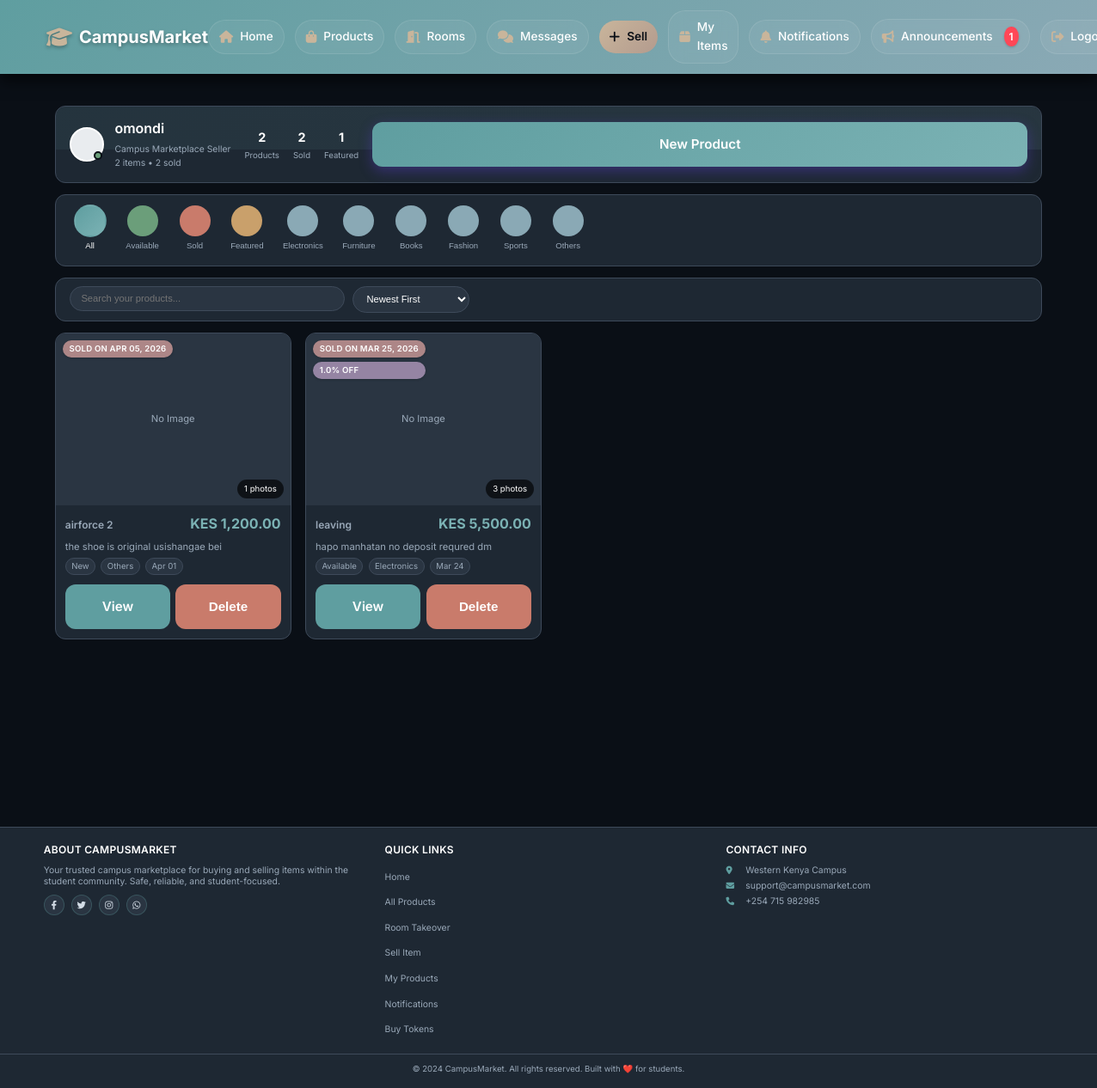
The page /my-products (signed in) on the database its author committed.
### app/models.py (models this page shows, shortened)
class User(UserMixin, db.Model):
    __tablename__ = 'users'
    id = db.Column(db.Integer, primary_key=True)
    username = db.Column(db.String(80), unique=True, nullable=False)
    email = db.Column(db.String(120), unique=True, nullable=False)
    password_hash = db.Column(db.String(128))
    phone = db.Column(db.String(20))
    created_at = db.Column(db.DateTime, default=datetime.utcnow)
    google_id = db.Column(db.String(100), unique=True, nullable=True)
    profile_picture = db.Column(db.String(500), nullable=True)
    products = db.relationship('Product',
        foreign_keys='Product.seller_id',
        back_populates='seller',
        lazy=True
    )
    payments = db.relationship('Payment',
        back_populates='payment_user',
        lazy=True
    )
    phone_number = db.Column(db.String(20))
    campus_location = db.Column(db.String(100))
    hostel_name = db.Column(db.String(100))
    hostel_room = db.Column(db.String(20))
    whatsapp_number = db.Column(db.String(20))
    show_contact_details = db.Column(db.Boolean, default=True)
    contact_preference = db.Column(db.String(20), default='whatsapp')
    is_admin = db.Column(db.Boolean, default=False)
    conversations_as_buyer = db.relationship('Chat',
        foreign_keys='Chat.buyer_id',
        back_populates='buyer',
        lazy=True,
        cascade='all, delete-orphan'
    )
    conversations_as_seller = db.relationship('Chat',
        foreign_keys='Chat.seller_id',
        back_populates='seller',
        lazy=True,
        cascade='all, delete-orphan'
    )
    sent_messages = db.relationship('Message',
        foreign_keys='Message.sender_id',
        back_populates='sender',
        lazy=True,
        cascade='all, delete-orphan'
    )
    sent_offers = db.relationship('Offer',
        foreign_keys='Offer.buyer_id',
        back_populates='offer_buyer',
        lazy=True
    )
    received_offers = db.relationship('Offer',
        foreign_keys='Offer.seller_id',
        back_populates='offer_seller',
        lazy=True
    )

class Category(db.Model):
    __tablename__ = 'categories'
    id = db.Column(db.Integer, primary_key=True)
    name = db.Column(db.String(100), nullable=False)
    description = db.Column(db.Text)
    products = db.relationship('Product', back_populates='category', lazy=True)

class Product(db.Model):
    __tablename__ = 'products'
    id = db.Column(db.Integer, primary_key=True)
    title = db.Column(db.String(100), nullable=False)
    description = db.Column(db.Text)
    price = db.Column(db.Float, nullable=False)
    condition = db.Column(db.String(20))
    contact_info = db.Column(db.Text)
    is_fast_moving = db.Column(db.Boolean, default=False)
    is_active = db.Column(db.Boolean, default=True)
    is_sold = db.Column(db.Boolean, default=False)
    Token = db.Column(db.Float, nullable=False)
    category_id = db.Column(db.Integer, db.ForeignKey('categories.id'), nullable=False)
    seller_id = db.Column(db.Integer, db.ForeignKey('users.id'), nullable=False)
    image_group_id = db.Column(db.Integer, db.ForeignKey('product_image_groups.id'), nullable=True)
    created_at = db.Column(db.DateTime, default=datetime.utcnow)
    updated_at = db.Column(db.DateTime, default=datetime.utcnow, onupdate=datetime.utcnow)
    hostel_name = db.Column(db.String(100), nullable=False, default='')
    location = db.Column(db.String(100), nullable=False, default='')
    leave_date = db.Column(db.DateTime, nullable=False, default=datetime.utcnow)
    room_type = db.Column(db.String(20), default='single')
    deposit = db.Column(db.Float, default=0)
    commission_percentage = db.Column(db.Float, default=0)
    is_commission_listing = db.Column(db.Boolean, default=False)
    status = db.Column(db.String(20), default='available')
    agreement_user_id = db.Column(db.Integer, db.ForeignKey('users.id'), nullable=True)
    agreement_expires_at = db.Column(db.DateTime, nullable=True)
    booked_at = db.Column(db.DateTime, nullable=True)
    total_unlocks = db.Column(db.Integer, default=0)
    last_interest_update = db.Column(db.DateTime, default=datetime.utcnow)
    payments = db.relationship('Payment', back_populates='product', lazy=True, cascade="all, delete-orphan")
    chats = db.relationship('Chat', back_populates='product', lazy=True, cascade='all, delete-orphan')
    offers = db.relationship('Offer', back_populates='product', lazy=True, cascade='all, delete-orphan')
    agreement_user = db.relationship('User', foreign_keys=[agreement_user_id])
    category = db.relationship('Category', back_populates='products')
    seller = db.relationship('User', foreign_keys=[seller_id], back_populates='products')
    image_group = db.relationship('ProductImageGroup', back_populates='product')
    @property
    def image(self):
        if self.image_group and self.image_group.images:
            return self.image_group.images[0].filename
        return None
    @property
    def images(self):
        if self.image_group:
            return self.image_group.images
        return []

### app/products/routes.py (the view)
@products_bp.route('/my-products')
@cache.cached(timeout=60)
@login_required
def my_products_list():
    products = Product.query.filter_by(seller_id=current_user.id).order_by(Product.created_at.desc()).all()
    categories = Category.query.all()
    return render_template('products/my_products.html', products=products, categories=categories)

### app/templates/products/my_products.html (shortened to what this page needs)
{% extends "base.html" %}
{% block content %}
<div class="my-products-container">
    <div class="profile-header">
        <div class="header-background"></div>
        <div class="header-content">
            <div class="profile-main">
                <div class="profile-avatar">
                    <div class="avatar-circle"></div>
                    <div class="online-indicator"></div>
                </div>
                <div class="profile-details">
                    <h1 class="profile-name">{{ current_user.username }}</h1>
                    <div class="profile-bio">
                        <p>Campus Marketplace Seller</p>
                        <p>{{ products|length }} items • {{ products|selectattr('is_sold')|list|length }} sold</p>
                    </div>
                </div>
            </div>
            <div class="profile-stats">
                <div class="stat">
                    <span class="stat-number">{{ products|length }}</span>
                    <span class="stat-label">Products</span>
                </div>
                <div class="stat">
                    <span class="stat-number">{{ products|selectattr('is_sold')|list|length }}</span>
                    <span class="stat-label">Sold</span>
                </div>
                <div class="stat">
                    <span class="stat-number">{{ products|selectattr('is_fast_moving')|list|length }}</span>
                    <span class="stat-label">Featured</span>
                </div>
            </div>
            <a href="{{ url_for('products.create_product') }}" class="btn btn-primary add-product-btn">
                New Product
            </a>
        </div>
    </div>
    <div class="filter-tabs">
        <div class="filter-scroll">
            <button class="filter-btn active" data-filter="all">
                <div class="filter-circle all-circle"></div>
                <span>All</span>
            </button>
            <button class="filter-btn" data-filter="available">
                <div class="filter-circle available-circle"></div>
                <span>Available</span>
            </button>
            <button class="filter-btn" data-filter="sold">
                <div class="filter-circle sold-circle"></div>
                <span>Sold</span>
            </button>
            <button class="filter-btn" data-filter="featured">
                <div class="filter-circle featured-circle"></div>
                <span>Featured</span>
            </button>
            {% for category in categories %}
            <button class="filter-btn" data-filter="{{ category.name }}">
                <div class="filter-circle category-circle"></div>
                <span>{{ category.name }}</span>
            </button>
            {% endfor %}
        </div>
    </div>
    <div class="search-sort-bar">
        <div class="search-container">
            <input type="text" id="searchInput" placeholder="Search your products...">
        </div>
        <div class="sort-container">
            <select id="sortSelect" class="sort-select">
                <option value="newest">Newest First</option>
            </select>
        </div>
    </div>
    <div class="products-section">
        {% if products %}
            <div class="products-grid" id="productsGrid">
                {% for product in products %}
                    <div class="product-card"
                         data-status="{{ 'sold' if product.is_sold else 'available' }}"
                         data-category="{{ product.category.name if product.category else 'Other' }}"
                         data-featured="{{ 'true' if product.is_fast_moving else 'false' }}"
                         data-name="{{ product.title.lower() }}"
                         data-price="{{ product.price }}"
                         data-date="{{ product.created_at.timestamp() }}"
                         data-product-id="{{ product.id }}">
                        <div class="product-image-section" onclick="openImageGallery({{ product.id }}, [
                            {% if product.image %}
                                '{{ url_for('static', filename='uploads/product_images/' + product.image) }}'
                                {% if product.images %}
                                    {% for img in product.images %}
                                        , '{{ url_for('static', filename='uploads/product_images/' + img.filename) }}'
                                    {% endfor %}
                                {% endif %}
                            {% endif %}
                        ])">
                            <div class="product-image-placeholder {% if product.image %}hidden{% endif %}">
                                <span>No Image</span>
                            </div>
                            <div class="product-badges">
                                {% if product.is_sold %}
                                <div class="badge sold">
                                    <span>Sold on {{ product.updated_at.strftime('%b %d, %Y') if product.updated_at else product.created_at.strftime('%b %d, %Y') }}</span>
                                </div>
                                {% elif product.is_fast_moving %}
                                <div class="badge featured">
                                    <span>Featured</span>
                                </div>
                                {% endif %}
                                {% if product.Token and product.Token > 0 %}
                                <div class="badge discount">
                                    <span>{{ product.Token }}% OFF</span>
                                </div>
                                {% endif %}
                            </div>
                            {% if product.images %}
                            <div class="multiple-images-indicator">
                                <span>{{ product.images|length }} photos</span>
                            </div>
                            {% endif %}
                        </div>
                        <div class="product-content">
                            <div class="product-header">
                                <h3 class="product-title">{{ product.title }}</h3>
                                <div class="product-price">KES {{ "{:,.2f}".format(product.price) }}</div>
                            </div>
                            <p class="product-description">
                                {{ product.description[:120] }}{% if product.description|length > 120 %}...{% endif %}
                            </p>
                            <div class="product-meta">
                                <span class="meta-item">{{ product.condition|replace('_', ' ')|title }}</span>
                                <span class="meta-item">{{ product.category.name if product.category else 'General' }}</span>
                                <span class="meta-item">{{ product.created_at.strftime('%b %d') }}</span>
                            </div>
                            <div class="product-actions">
                                <a href="{{ url_for('products.view_product', product_id=product.id) }}" class="btn btn-view">View</a>
                                <button class="btn btn-delete" onclick="deleteProduct({{ product.id }})">Delete</button>
                            </div>
                        </div>
                    </div>
                {% endfor %}
            </div>
        {% endif %}
    </div>
</div>
{% endblock %}

### rows shown on the page
User: username "omondi"
Category: name "Electronics"
Category: name "Furniture"
Category: name "Books"
Category: name "Fashion"
Category: name "Sports"
Category: name "Others"
Product: updated_at "APR 05, 2026", images|length "1", title "airforce 2", price "1,200.00", description "the shoe is original usishangae bei", condition "New", category "Others", created_at "Apr 01"
Product: updated_at "MAR 25, 2026", Token "1.0", images|length "3", title "leaving", price "5,500.00", description "hapo manhatan no deposit requred dm", condition "Available", category "Electronics", created_at "Mar 24"

### other values the page prints
{{ announcement_count }} "1"
{{ products|length }} "2"
{{ products|selectattr('is_sold')|list|length }} "2"
{{ products|selectattr('is_fast_moving')|list|length }} "1"
